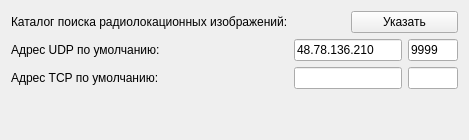
      <widget class="QWidget" name="cfg_tab">
       <attribute name="icon">
        <iconset resource="img.qrc">
         <normaloff>:/tabIcons/settings.png</normaloff>:/tabIcons/settings.png</iconset>
       </attribute>
       <attribute name="title">
        <string/>
       </attribute>
       <layout class="QGridLayout" name="gridLayout_6">
        <item row="1" column="0">
         <widget class="QLabel" name="label_3">
          <property name="sizePolicy">
           <sizepolicy hsizetype="Expanding" vsizetype="Preferred">
            <horstretch>0</horstretch>
            <verstretch>0</verstretch>
           </sizepolicy>
          </property>
          <property name="text">
           <string>Адрес UDP по умолчанию:</string>
          </property>
         </widget>
        </item>
        <item row="0" column="2" colspan="2">
         <widget class="QPushButton" name="selectFolderButton">
          <property name="text">
           <string>Указать</string>
          </property>
         </widget>
        </item>
        <item row="0" column="0">
         <widget class="QLabel" name="label_2">
          <property name="sizePolicy">
           <sizepolicy hsizetype="Expanding" vsizetype="Preferred">
            <horstretch>0</horstretch>
            <verstretch>0</verstretch>
           </sizepolicy>
          </property>
          <property name="text">
           <string>Каталог поиска радиолокационных изображений:</string>
          </property>
         </widget>
        </item>
        <item row="1" column="3">
         <widget class="QLineEdit" name="UDPPortxml">
          <property name="sizePolicy">
           <sizepolicy hsizetype="Fixed" vsizetype="Fixed">
            <horstretch>0</horstretch>
            <verstretch>0</verstretch>
           </sizepolicy>
          </property>
          <property name="maximumSize">
           <size>
            <width>50</width>
            <height>16777215</height>
           </size>
          </property>
          <property name="text">
           <string>9999</string>
          </property>
          <property name="maxLength">
           <number>5</number>
          </property>
          <property name="frame">
           <bool>true</bool>
          </property>
          <property name="echoMode">
           <enum>QLineEdit::Normal</enum>
          </property>
         </widget>
        </item>
        <item row="3" column="0">
         <spacer name="verticalSpacer_4">
          <property name="orientation">
           <enum>Qt::Vertical</enum>
          </property>
          <property name="sizeHint" stdset="0">
           <size>
            <width>20</width>
            <height>40</height>
           </size>
          </property>
         </spacer>
        </item>
        <item row="1" column="1" colspan="2">
         <widget class="QLineEdit" name="UDPIPxml">
          <property name="text">
           <string>48.78.136.210</string>
          </property>
          <property name="maxLength">
           <number>15</number>
          </property>
          <property name="clearButtonEnabled">
           <bool>false</bool>
          </property>
         </widget>
        </item>
        <item row="2" column="0">
         <widget class="QLabel" name="label_4">
          <property name="text">
           <string>Адрес TCP по умолчанию:</string>
          </property>
         </widget>
        </item>
        <item row="2" column="3">
         <widget class="QLineEdit" name="TCPPortxml">
          <property name="maximumSize">
           <size>
            <width>50</width>
            <height>16777215</height>
           </size>
          </property>
          <property name="maxLength">
           <number>5</number>
          </property>
         </widget>
        </item>
        <item row="2" column="1" colspan="2">
         <widget class="QLineEdit" name="TCPIPxml">
          <property name="inputMethodHints">
           <set>Qt::ImhNone</set>
          </property>
          <property name="maxLength">
           <number>15</number>
          </property>
         </widget>
        </item>
       </layout>
      </widget>
